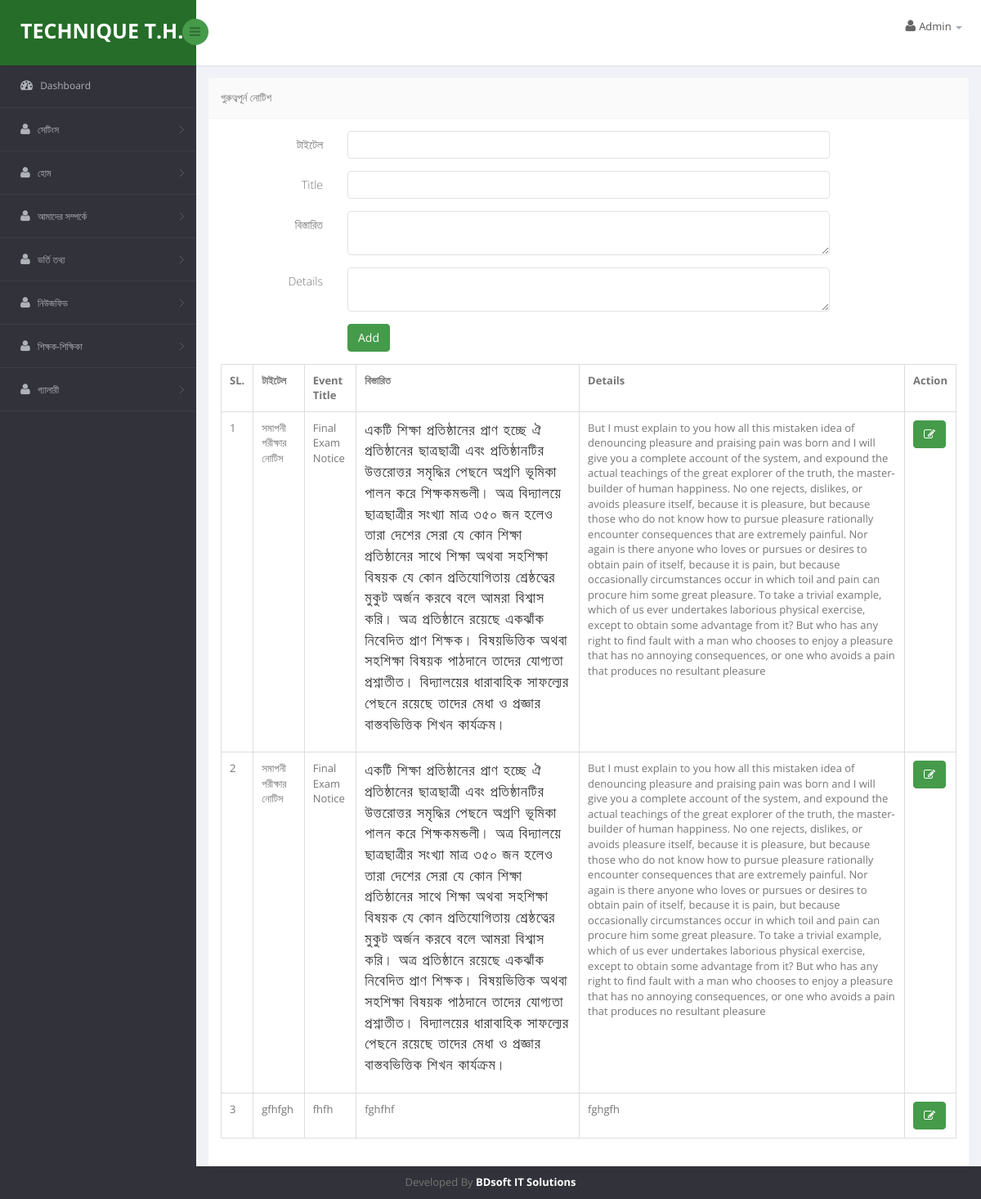
The app's page /technique_school/soft/home_notice_board_details.php (signed in) with its own data.
### tables this page shows
CREATE TABLE `home_notices` (
  `home_notice_id` int(11) NOT NULL,
  `bn_title` varchar(255) NOT NULL,
  `en_title` varchar(255) NOT NULL,
  `bn_details` longtext NOT NULL,
  `en_details` longtext NOT NULL,
  `is_active` int(1) NOT NULL DEFAULT '1',
  `created_by` int(11) NOT NULL,
  `created_on` datetime NOT NULL,
  `is_deleted` int(1) NOT NULL DEFAULT '0',
  `deleted_by` int(11) NOT NULL,
  `deleted_on` datetime NOT NULL,
  `is_updated` int(1) NOT NULL DEFAULT '0',
  `updated_by` int(11) NOT NULL,
  `updated_on` datetime NOT NULL
);

### technique_school/soft/home_notice_board_details.php (the view, shortened to what this page needs)
<?php include 'include/header.php';?>
<?php include 'include/sidebar.php';?>
<?php include 'include/body-top.php';?>
<?php
        $tbl_name="home_notices";
        $targetpage = "home_notice_board_details.php";
        $mgs = '';
?>
    <?php
        if(isset($_GET['edit'])):
        $id = $_GET['edit'];
        $sql = "SELECT * FROM $tbl_name WHERE home_notice_id = $id";
        $result = mysqli_fetch_array(mysqli_query($con,$sql));
    ?>
     <form class="cmxform form-horizontal " id="signupForm" method="post" action="">
     <div class="form-group " <?php if($mgs=='')echo "style='display:none;'" ?>>
            <div class=" col-md-8 col-md-offset-2 <?=$class?>"><a href="#" class="close" data-dismiss="alert" aria-label="close">×</a><?=$mgs?></div>
            <div>
                <input type="hidden" name="home_notice_id" value="<?=$result['home_notice_id']?>" />
            </div>
        </div>
        <div class="form-group ">
            <label for="bn_title" class="control-label col-lg-2">টাইটেল </label>
            <div class="col-lg-8">
                <input type="text"  class=" form-control" id="" name="bn_title"  value="<?=$result['bn_title']?>" >
            </div>
        </div>
        <div class="form-group ">
            <label for="en_title" class="control-label col-lg-2">Title </label>
            <div class="col-lg-8">
                <input type="text" class=" form-control" id="" name="en_title"  value="<?=$result['en_title']?>"  />
            </div>
        </div>
        <div class="form-group ">
            <label for="bn_details" class="control-label col-lg-2">বিস্তারিত </label>
            <div class="col-lg-8">
                <textarea class=" form-control" id="" name="bn_details" type="text" ><?=$result['bn_details']?></textarea>
            </div>
        </div>
        <div class="form-group ">
            <label for="en_details" class="control-label col-lg-2">Details </label>
            <div class="col-lg-8">
                <textarea class=" form-control" id="" name="en_details" type="text" ><?=$result['en_details']?></textarea>
            </div>
        </div>
        <div class="form-group">
            <div class="col-lg-offset-2 col-md-offset-3 col-sm-offset-3 col-xs-offset-3 col-lg-5">
              <input type="submit" class="btn btn-primary" name="update" value="Update" />
            </div>
        </div>
    </form>
    <?php
        else:
    ?>
     <form class="cmxform form-horizontal " id="signupForm" method="post" action="">
        <div class="form-group ">
            <label for="bn_title" class="control-label col-lg-2"> টাইটেল </label>
            <div class="col-lg-8">
                <input type="text"  class=" form-control" id="" name="bn_title"   >
            </div>
        </div>
        <div class="form-group ">
            <label for="en_title" class="control-label col-lg-2">Title </label>
            <div class="col-lg-8">
                <input type="text" class=" form-control" id="" name="en_title"    />
            </div>
        </div>
        <div class="form-group ">
            <label for="bn_details" class="control-label col-lg-2">বিস্তারিত  </label>
            <div class="col-lg-8">
                <textarea class=" form-control" id="" name="bn_details" type="text" ></textarea>
            </div>
        </div>
        <div class="form-group ">
            <label for="en_details" class="control-label col-lg-2">Details </label>
            <div class="col-lg-8">
                <textarea class=" form-control" id="" name="en_details" type="text" ></textarea>
            </div>
        </div>
        <div class="form-group">
            <div class="col-lg-offset-2 col-md-offset-3 col-sm-offset-3 col-xs-offset-3 col-lg-5">
              <input type="submit" class="btn btn-primary" name="submit" value="Add" />
            </div>
        </div>    </form>
    <?php
        endif;
    $limit = 15;
    if(isset($_GET['page']))
    {
        $page = $_GET['page'];
    }
    else
    $page = 1;
    if($page)
        $start = ($page - 1) * $limit;
    else
        $start = 0;
    $sql = "SELECT * FROM $tbl_name
               LIMIT $start, $limit";
    $result = mysqli_query($con,$sql);
?>
    <table   class="table table-bordered table-hover dataTable col-xs-12 col-sm-12 col-md-4 col-lg-4 ">
        <tr>
            <th>SL.</th>
            <th> টাইটেল</th>
            <th>Event Title</th>
            <th>বিস্তারিত  </th>
            <th>Details</th>
            <th>Action</th>
        </tr>
    <?php $i=$page*$limit-$limit+1; while($row = mysqli_fetch_array($result)):?>
        <tr>
            <td><?=$i++?></td>
            <td><?=$row['bn_title']?></td>
            <td><?=$row['en_title']?></td>
            <td><?=$row['bn_details']?></td>
            <td><?=$row['en_details']?></td>
           <td>
                <a onclick="return confirm('Are you Sure Want to Edit?');" href="<?=$targetpage.'?edit='.$row['home_notice_id']?>" class="btn btn-primary"><i class="fa fa-pencil-square-o" aria-hidden="true"></i></a>
                </td>
        </tr>
    <?php endwhile;?>
    </table>
<?php include 'include/body-bottom.php';?>
<?php include 'include/footer.php';?>

### records on screen
home_notices: bn_title "সমাপনী পরীক্ষার নোটিস", en_title "Final Exam Notice", bn_details "একটি শিক্ষা প্রতিষ্ঠানের প্রাণ হচ্ছে ঐ প্রতিষ্ঠানের ছাত্রছাত্রী এবং প্রতিষ্ঠানটির উত্তরোত্তর সমৃদ্ধির পেছনে অগ্রণি ভূমিকা পালন করে শিক্ষকমন্ডলী। অত্র বিদ্যালয়ে ছাত্রছাত্রীর সংখ্যা মাত্র ৩৫০ জন হলেও তারা দেশের সেরা যে কোন শিক্ষা প্রতিষ্ঠানের সাথে শিক্ষা অথবা সহশিক্ষা বিষয়ক যে কোন প্রতিযোগিতায় শ্রেষ্ঠত্বের মুকুট অর্জন করবে বলে আমরা বিশ্বাস করি। অত্র প্রতিষ্ঠানে রয়েছে একঝাঁক নিবেদিত প্রাণ শিক্ষক। বিষয়ভিত্তিক অথবা সহশিক্ষা বিষয়ক পাঠদানে তাদের যোগ্যতা প্রশ্নাতীত। বিদ্যালয়ের ধারাবাহিক সাফল্যের পেছনে রয়েছে তাদের মেধা ও প্রজ্ঞার বাস্তবভিত্তিক শিখন কার্যক্রম।", en_details "But I must explain to you how all this mistaken idea of denouncing pleasure and praising pain was born and I will give you a complete account of the system, and expound the actual teachings of the great explorer of the truth, the master-builder of human happiness. No one rejects, dislikes, or avoids pleasure itself, because it is pleasure, but because those who do not know how to pursue pleasure rationally encounter consequences that are extremely painful. Nor again is there anyone who loves or pursues or desires to obtain pain of itself, because it is pain, but because occasionally circumstances occur in which toil and pain can procure him some great pleasure. To take a trivial example,…"
home_notices: bn_title "সমাপনী পরীক্ষার নোটিস", en_title "Final Exam Notice", bn_details "একটি শিক্ষা প্রতিষ্ঠানের প্রাণ হচ্ছে ঐ প্রতিষ্ঠানের ছাত্রছাত্রী এবং প্রতিষ্ঠানটির উত্তরোত্তর সমৃদ্ধির পেছনে অগ্রণি ভূমিকা পালন করে শিক্ষকমন্ডলী। অত্র বিদ্যালয়ে ছাত্রছাত্রীর সংখ্যা মাত্র ৩৫০ জন হলেও তারা দেশের সেরা যে কোন শিক্ষা প্রতিষ্ঠানের সাথে শিক্ষা অথবা সহশিক্ষা বিষয়ক যে কোন প্রতিযোগিতায় শ্রেষ্ঠত্বের মুকুট অর্জন করবে বলে আমরা বিশ্বাস করি। অত্র প্রতিষ্ঠানে রয়েছে একঝাঁক নিবেদিত প্রাণ শিক্ষক। বিষয়ভিত্তিক অথবা সহশিক্ষা বিষয়ক পাঠদানে তাদের যোগ্যতা প্রশ্নাতীত। বিদ্যালয়ের ধারাবাহিক সাফল্যের পেছনে রয়েছে তাদের মেধা ও প্রজ্ঞার বাস্তবভিত্তিক শিখন কার্যক্রম।", en_details "But I must explain to you how all this mistaken idea of denouncing pleasure and praising pain was born and I will give you a complete account of the system, and expound the actual teachings of the great explorer of the truth, the master-builder of human happiness. No one rejects, dislikes, or avoids pleasure itself, because it is pleasure, but because those who do not know how to pursue pleasure rationally encounter consequences that are extremely painful. Nor again is there anyone who loves or pursues or desires to obtain pain of itself, because it is pain, but because occasionally circumstances occur in which toil and pain can procure him some great pleasure. To take a trivial example,…"
home_notices: bn_title "gfhfgh", en_title "fhfh", bn_details "fghfhf", en_details "fghgfh"

### other values on screen
$table_heading "গুরুত্বপূর্ন নোটিশ"
